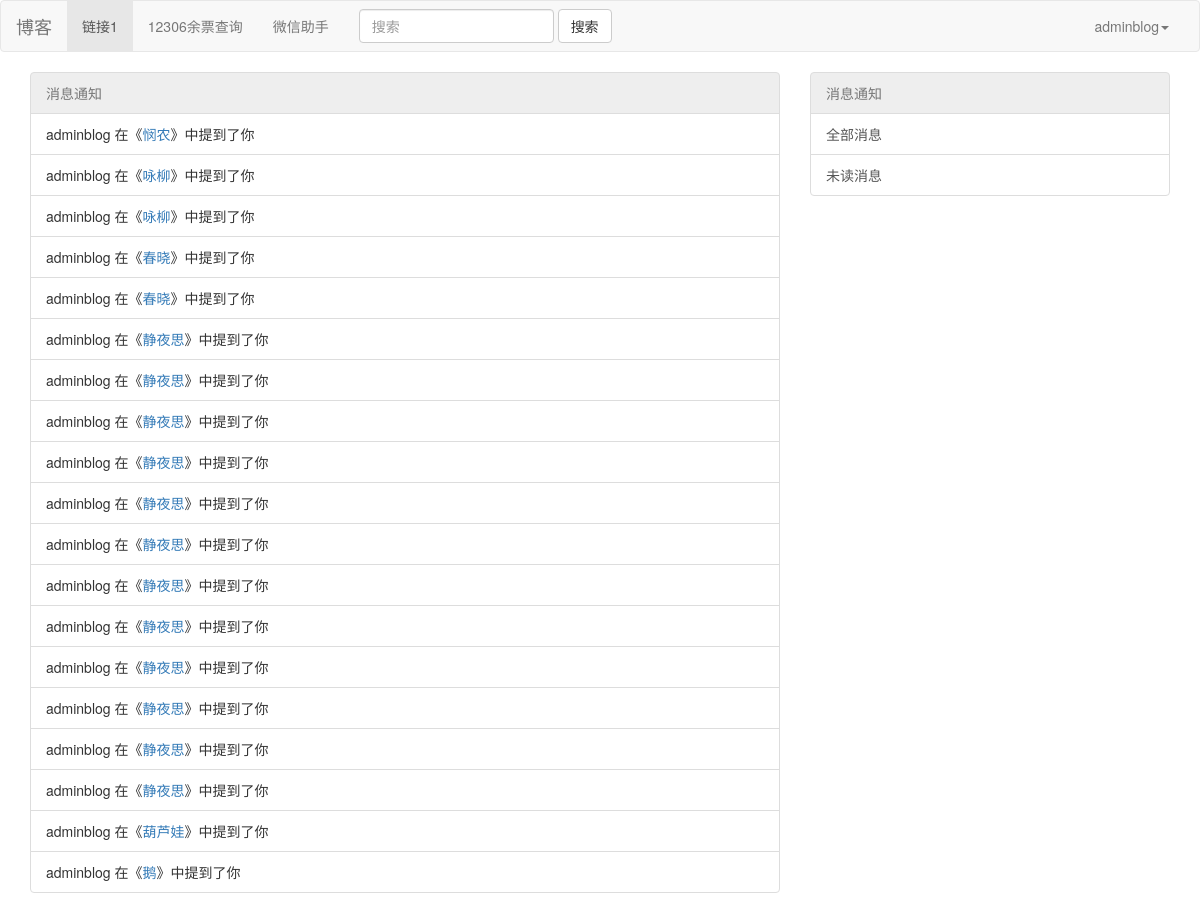
Screenshot of /comment/message/all (signed in) with the database file from the repository.
### apps/myauth/models.py (models this page shows)
class Myuser(AbstractUser):
    avatar = ProcessedImageField(upload_to='avatar',
                                 default='avatar/default.png',
                                 verbose_name='头像',
                                 processors=[ResizeToFill(100,100)],)
    signature = models.CharField(max_length=50, blank=True, null=True, verbose_name="签名")
    def __str__(self):
        return self.username

### apps/comment/models.py (models this page shows, shortened)
class Message(models.Model):
    sender = models.ForeignKey(settings.AUTH_USER_MODEL, on_delete=models.CASCADE, related_name='sender_message', verbose_name='发送者')
    receiver = models.ForeignKey(settings.AUTH_USER_MODEL, on_delete=models.CASCADE, related_name='receiver_message', verbose_name='接收者')
    create_date = models.DateTimeField('创建时间', auto_now_add=True)
    is_read = models.BooleanField('是否已读', default = False)
    belong = models.ForeignKey(Comment, on_delete=models.CASCADE, related_name='comment_messages', verbose_name='所属评论')
    class Meta:
        verbose_name = '消息通知'
        verbose_name_plural = verbose_name
        ordering = ['-create_date']

class Comment(models.Model):
    owner = models.ForeignKey(settings.AUTH_USER_MODEL, on_delete=models.CASCADE, verbose_name='评论人')
    body = models.TextField('评论内容')
    create_date = models.DateTimeField('评论时间', auto_now_add=True)
    belong = models.ForeignKey(settings.ARTICLE_MODEL, on_delete=models.CASCADE, related_name='articles_comments', verbose_name='所属文章')
    class Meta:
        verbose_name = '文章评论'
        verbose_name_plural = verbose_name
        ordering = ['create_date']

### apps/blog/models.py (models this page shows, shortened)
class Article(models.Model):
        author = models.ForeignKey(settings.AUTH_USER_MODEL, on_delete=models.CASCADE, verbose_name='作者')
        title = models.CharField(max_length=150, verbose_name='标题')
        summary = models.TextField('摘要', max_length=300, default='请输入文章摘要....')
        body = RichTextUploadingField(verbose_name='内容', default='请输入文章内容....')
        create_date = models.DateTimeField(verbose_name='创建时间', auto_now_add=True)
        slug = models.SlugField('唯一标识', unique=True, max_length=20, default='slug_input_default(请修改)')
        catalogue = models.ForeignKey(Catalogue, on_delete=models.CASCADE, verbose_name='文章分类')
        class Meta:
                verbose_name = '文章'                  #通俗易懂的名字
                verbose_name_plural = verbose_name      # 复数形式
                ordering=['-create_date']               # 降序排序

### apps/comment/views.py (the view)
# urls.py: path('message/all',msg_all_view, name='msg_all_url'),  # 所有消息
@login_required
def msg_all_view(request):
    msg_list = Message.objects.filter(receiver = request.user)
    return render(request, 'comment/msg_list.html',{'msg_list':msg_list})

### apps/comment/templates/comment/msg_list.html
{% extends "blog/base.html" %}
{% block base_content %}
<div class="container">
    <div class="row">
        <div class="col-lg-8 col-xs-12 col-sm-6 col-md-8">
	   <div class="list-group">
       	     <a class="list-group-item disabled">消息通知</a>
	     {% for msg in msg_list %}
  	     <span class="list-group-item">{{msg.sender}} 在《<a href="{% url 'blog:article_url' msg.belong.belong.slug %}">{{msg.belong.belong.title}}</a>》中提到了你
             </span>
	     {% empty %}
	     <h3>暂无消息!</h3>
             {% endfor %}
           </div>
        </div>
        <div class=" col-lg-4 col-xs-12 col-sm-6">
	  <div class="list-group">
	     <a class="list-group-item disabled">消息通知</a>
	     <a href="{% url 'comment:msg_all_url' %}" class="list-group-item">全部消息</a>
	     <a href="{% url 'comment:msg_unread_url' %}" class="list-group-item">未读消息</a>
	  </div>
        </div>
    </div>
</div>
{% endblock %}

### apps/blog/templates/blog/nav.html (shortened to what this page needs)
<nav class="navbar navbar-default">
  <div class="container-fluid">
    <div class="navbar-header">
      <a class="navbar-brand" href="/">博客</a>
    </div>
    <div class="collapse navbar-collapse" id="bs-example-navbar-collapse-1">
      <ul class="nav navbar-nav">
        <li class="active"><a href="#">链接1 <span class="sr-only">(current)</span></a></li>
        <li><a href="{% url 'tools:ticketleft_init_url' %}">12306余票查询</a></li>
        <li><a href="{% url 'tools:wechat_url' %}">微信助手</a></li>
      </ul>
      <form class="navbar-form navbar-left" method="get" action="{% url 'blog:haystack_search' %}">
        <div class="form-group">
          <input type="text" class="form-control" name="q" placeholder="搜索" required=True>
        </div>
        <button type="submit" class="btn btn-default">搜索</button>
      </form>
      <ul class="nav navbar-nav navbar-right">
{% if user.is_authenticated %}
        <li class="dropdown">
          <a href="#" class="dropdown-toggle" data-toggle="dropdown" role="button" aria-haspopup="true" aria-expanded="false">{{user.username}}<span class="caret"></span></a>
        </li>
{% else %}
        <li><a href="{% url 'account_login' %}">登陆</a></li>
        <li><a href="{% url 'account_signup' %}">注册</a></li>
{% endif %}
      </ul>
    </div>
  </div>
</nav>

### rows the page displays
Myuser: username "adminblog"
Message: sender "adminblog", belong.belong "悯农"
Message: sender "adminblog", belong.belong "咏柳"
Message: sender "adminblog", belong.belong "咏柳"
Message: sender "adminblog", belong.belong "春晓"
Message: sender "adminblog", belong.belong "春晓"
Message: sender "adminblog", belong.belong "静夜思"
Message: sender "adminblog", belong.belong "静夜思"
Message: sender "adminblog", belong.belong "静夜思"
Message: sender "adminblog", belong.belong "静夜思"
Message: sender "adminblog", belong.belong "静夜思"
Message: sender "adminblog", belong.belong "静夜思"
Message: sender "adminblog", belong.belong "静夜思"
Message: sender "adminblog", belong.belong "静夜思"
Message: sender "adminblog", belong.belong "静夜思"
Message: sender "adminblog", belong.belong "静夜思"
Message: sender "adminblog", belong.belong "静夜思"
Message: sender "adminblog", belong.belong "静夜思"
Message: sender "adminblog", belong.belong "葫芦娃"
Message: sender "adminblog", belong.belong "鹅"
